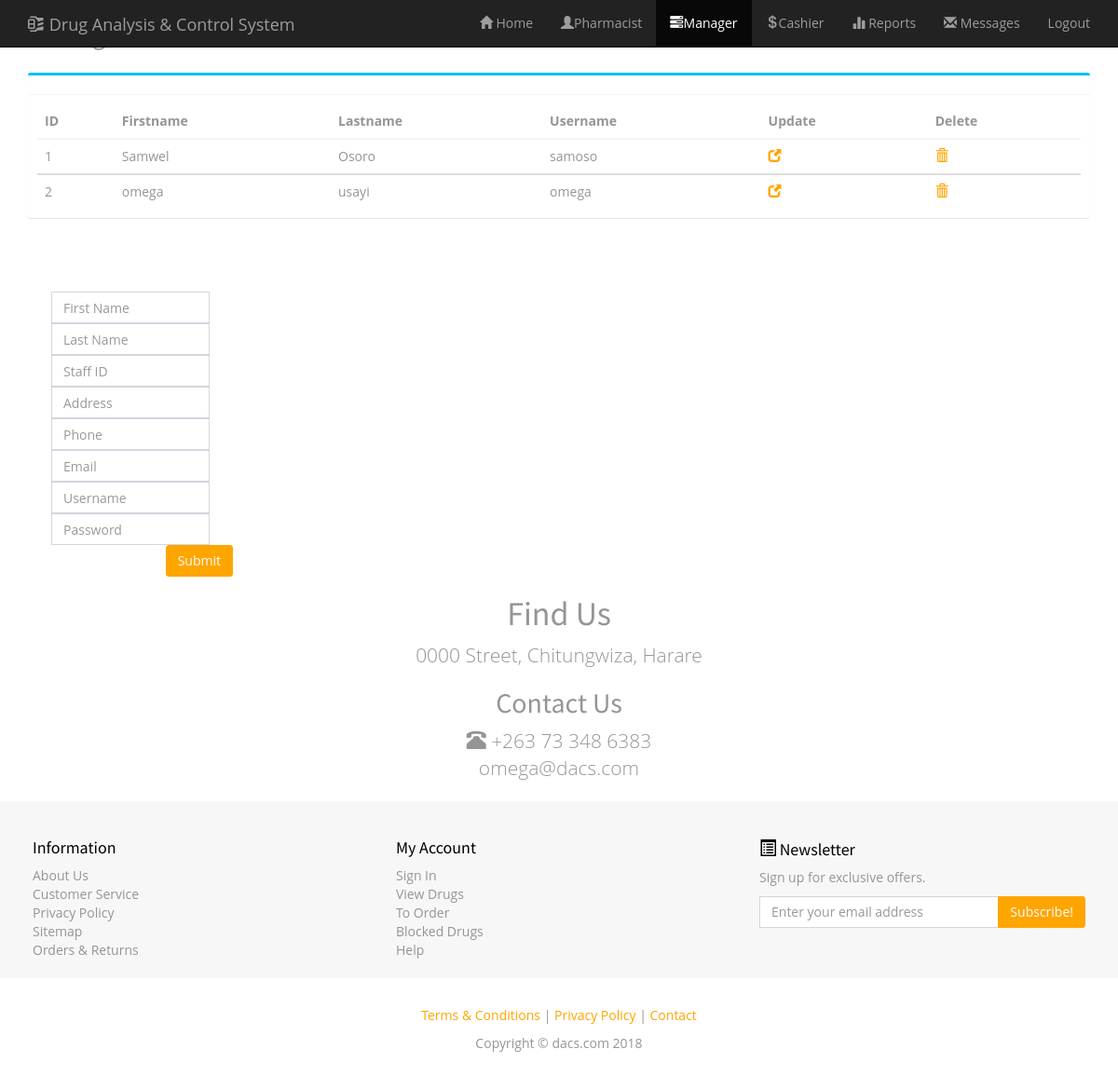
The page /old/Resources/op_2/admin_manager.php (signed in) on the database its author committed.
### tables this page shows
CREATE TABLE `manager` (
  `manager_id` tinyint(5) NOT NULL,
  `first_name` varchar(15) NOT NULL,
  `last_name` varchar(15) NOT NULL,
  `staff_id` varchar(10) NOT NULL,
  `postal_address` varchar(20) NOT NULL,
  `phone` varchar(12) NOT NULL,
  `email` varchar(20) NOT NULL,
  `username` varchar(10) NOT NULL,
  `password` varchar(10) NOT NULL,
  `date` datetime NOT NULL
);

### old/Resources/op_2/admin_manager.php (the view, shortened to what this page needs)
<!DOCTYPE html>
<html>
<head>
<link href="css/bootstrap.min.css" rel="stylesheet">
<link rel="stylesheet" href="css/AdminLTE.min.css">
        <link href="css/custom.css" rel="stylesheet">
        <link rel="stylesheet" href="css/main.css"/>
        <link rel="stylesheet" href="css/bgimg.css"/>
        <link rel="stylesheet" href="css/bgimg-nosocial.css"/>
</head>
<body>
<div id="content">
<nav class="navbar navbar-inverse navbar-fixed-top" role="navigation">
        <div class="container">
            <div class="navbar-header">
                <a class="navbar-brand" href="home.php">
                    <span class="glyphicon glyphicon-compressed"></span>
                    Drug Analysis & Control System
                </a>
            </div>
            <div class="collapse navbar-collapse" id="navbar">
                <ul class="nav navbar-nav navbar-right">
                    <li>
                        <a href="admin.php"><span class="glyphicon glyphicon-home"></span> Home</a>
                    </li>
                    <li>
                        <a href="admin_pharmacist.php"><span class="glyphicon glyphicon-user"></span>Pharmacist</a>
                    </li>
                    <li class = "active">
                        <a href="admin_manager.php"><span class="glyphicon glyphicon-tasks"></span>Manager</a>
                    </li>
                    <li>
                        <a href="admin_cashier.php"><span class="glyphicon glyphicon-usd"></span>Cashier</a>
                    </li>
                    <li>
                        <a href="reports.php"><span class="glyphicon glyphicon-stats"></span> Reports</a>
                    </li>
                    <li class="dropdown">
                        <a href="messages.php"><span class="glyphicon glyphicon-envelope"></span> Messages</a>
                    </li>
                    <li>
                        <a href="logout.php">Logout</a>
                    </li>
                </ul>
            </div>
        </div>
    </nav>
</div>
<div class="container">
          <h2>Managers</h2>
<section class="content">
      <div class="row">
        <div class="box box-info">
        <div class="box-header with-border">
            <div class="box-tools pull-right">
                <button type="button" class="btn btn-box-tool" data-widget="collapse"><i class="fa fa-minus"></i>
                </button>
                <button type="button" class="btn btn-box-tool" data-widget="remove"><i class="fa fa-times"></i></button>
              </div>
        </div>
          <div class="box-body">
            <div class="table-responsive">
        <?php echo $message;
       $result = mysql_query("SELECT * FROM manager")or die(mysql_error());
        echo "<table class='table no-margin'>";
        echo "<thead><tr> <th>ID</th><th>Firstname </th> <th>Lastname </th> <th>Username </th><th>Update </th><th>Delete</th></tr></thead>";
        while($row = mysql_fetch_array( $result )) {
            echo "<tbody>";
                echo "<tr>";
                echo '<td>' . $row['manager_id'] . '</td>';
                echo '<td>' . $row['first_name'] . '</td>';
                echo '<td>' . $row['last_name'] . '</td>';
                echo '<td>' . $row['username'] . '</td>';
                ?>
                <td><a href="update_manager.php?username=<?php echo $row['username']?>"><span class="glyphicon glyphicon-new-window"></span></a></td>
                <td><a href="delete_manager.php?manager_id=<?php echo $row['manager_id']?>"><span class="glyphicon glyphicon-trash"></span></a></td></tr></tbody>
                <?php
         }
        echo "</table>";
?>
</div>
</div>
</div>
</div>
</section>
</div>
        <div class="container">
		<form name="form1" onsubmit="return validateForm(this);" action="admin_pharmacist.php" method="post" >
			<table width="220" height="106" border="0" >
			<div class = "input-group"	>
				<tr><td align="center"><input name="first_name" class="form-control" type="text" style="width:170px" placeholder="First Name" required="required" id="first_name" /></td></tr>
				<tr><td align="center"><input name="last_name" class="form-control" type="text" style="width:170px" placeholder="Last Name" required="required" id="last_name" /></td></tr>
				<tr><td align="center"><input name="staff_id" class="form-control" type="text" style="width:170px" placeholder="Staff ID" required="required" id="staff_id"/></td></tr>
				<tr><td align="center"><input name="postal_address" class="form-control" type="text" style="width:170px" placeholder="Address" required="required" id="postal_address" /></td></tr>
				<tr><td align="center"><input name="phone" class="form-control" type="text" style="width:170px"placeholder="Phone"  required="required" id="phone" /></td></tr>
				<tr><td align="center"><input name="email" class="form-control" type="email" style="width:170px" placeholder="Email" required="required" id="email" /></td></tr>
				<tr><td align="center"><input name="username" class="form-control" type="text" style="width:170px" placeholder="Username" required="required" id="username" /></td></tr>
				<tr><td align="center"><input name="password" class="form-control" type="password" style="width:170px" placeholder="Password" required="required" id="password"/></td></tr>
				<tr><td align="right"><input class="btn btn-primary" name="submit" type="submit" value="Submit"/></td></tr>
			</div>
            </table>
		</form>
        </div>
    <footer>
        <h1 class="text-center">Find Us</h1>
            <div class="container">
                <div class="row">
                    <div class="col-sm-12 footer-info-item text-center">
                        <p class="lead">
                            0000  Street, Chitungwiza, Harare
                        </p>
                        <h2>Contact Us</h2>
                        <p class="lead"><span class="glyphicon glyphicon-phone-alt"></span> +263 73 348 6383<br>
                        omega@dacs.com</p>
                    </div>
                </div>
            </div>
        <div class="footer-info">
            <div class="container">
                <div class="row">
                    <div class="col-sm-4 footer-info-item">
                        <h3>Information</h3>
                        <ul class="list-unstyled">
                            <li><a href="#">About Us</a></li>
                            <li><a href="#">Customer Service</a></li>
                            <li><a href="#">Privacy Policy</a></li>
                            <li><a href="#">Sitemap</a></li>
                            <li><a href="#">Orders &amp; Returns</a></li>
                        </ul>
                    </div>
                    <div class="col-sm-4 footer-info-item">
                        <h3>My Account</h3>
                        <ul class="list-unstyled">
                            <li><a href="#">Sign In</a></li>
                            <li><a href="#">View Drugs</a></li>
                            <li><a href="#">To Order</a></li>
                            <li><a href="#">Blocked Drugs</a></li>
                            <li><a href="#">Help</a></li>
                        </ul>
                    </div>
                    <div class="col-sm-4 footer-info-item">
                        <h3><span class="glyphicon glyphicon-list-alt"></span> Newsletter</h3>
                        <p>Sign up for exclusive offers.</p>
                        <div class="input-group">
                            <input type="email" class="form-control" placeholder="Enter your email address">
                            <span class="input-group-btn">
                                <button class="btn btn-primary" type="button">
                                    Subscribe!
                                </button>
                            </span>
                        </div>
                    </div>
                </div>
            </div>
        </div>
        <div class="small-print">
            <div class="container">
                <p><a href="#">Terms &amp; Conditions</a> | <a href="#">Privacy Policy</a> | <a href="#">Contact</a></p>
                <p>Copyright &copy; dacs.com 2018 </p>
            </div>
        </div>
    </footer>
</body>
</html>

### old/Resources/op_2/css/custom.css (style rules this page uses)
body { padding-top: 50px; color: #959595; }
.footer-info { padding: 20px 0; background: #f7f7f7; }
.footer-info, .footer-info a:link, .footer-info a:hover, .footer-info a:focus, .footer-info a:visited { color: #959595; }
.footer-info h3 { color: black; font-size: 18px; }
.footer-info-item { padding: 0px 20px; }
footer .small-print { background-color: #fff; padding: 30px 0; text-align: center; }
a { color: orange; text-decoration: none; }
.btn-primary { color: #fff; background-color: orange; border-color: orange; }

### old/Resources/op_2/css/main.css (style rules this page uses)
body { font-family: "open sans", "segoe ui"; font-size: 14px; margin: 0; padding: 0; }
a { transition: background .3s; }

### rows shown on the page
manager: manager_id "1", first_name "Samwel", last_name "Osoro", username "samoso"
manager: manager_id "2", first_name "omega", last_name "usayi", username "omega"
